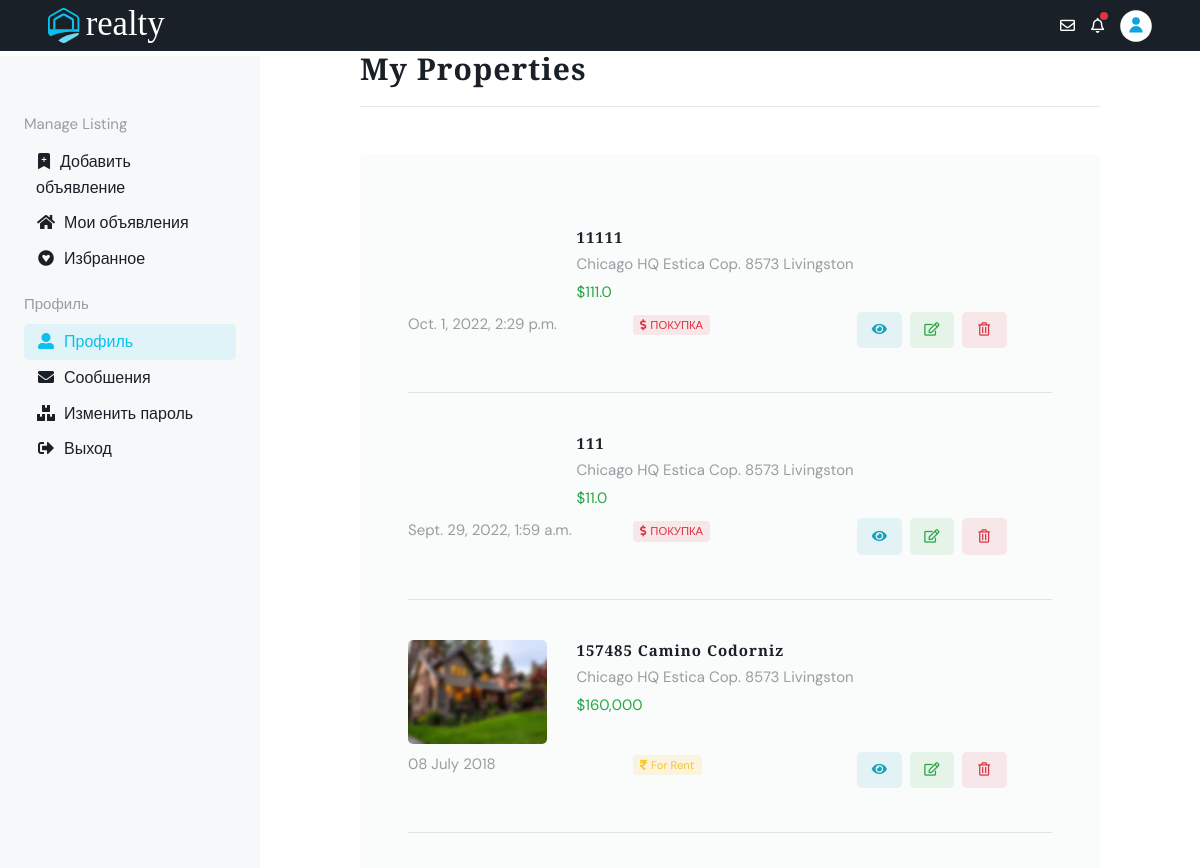
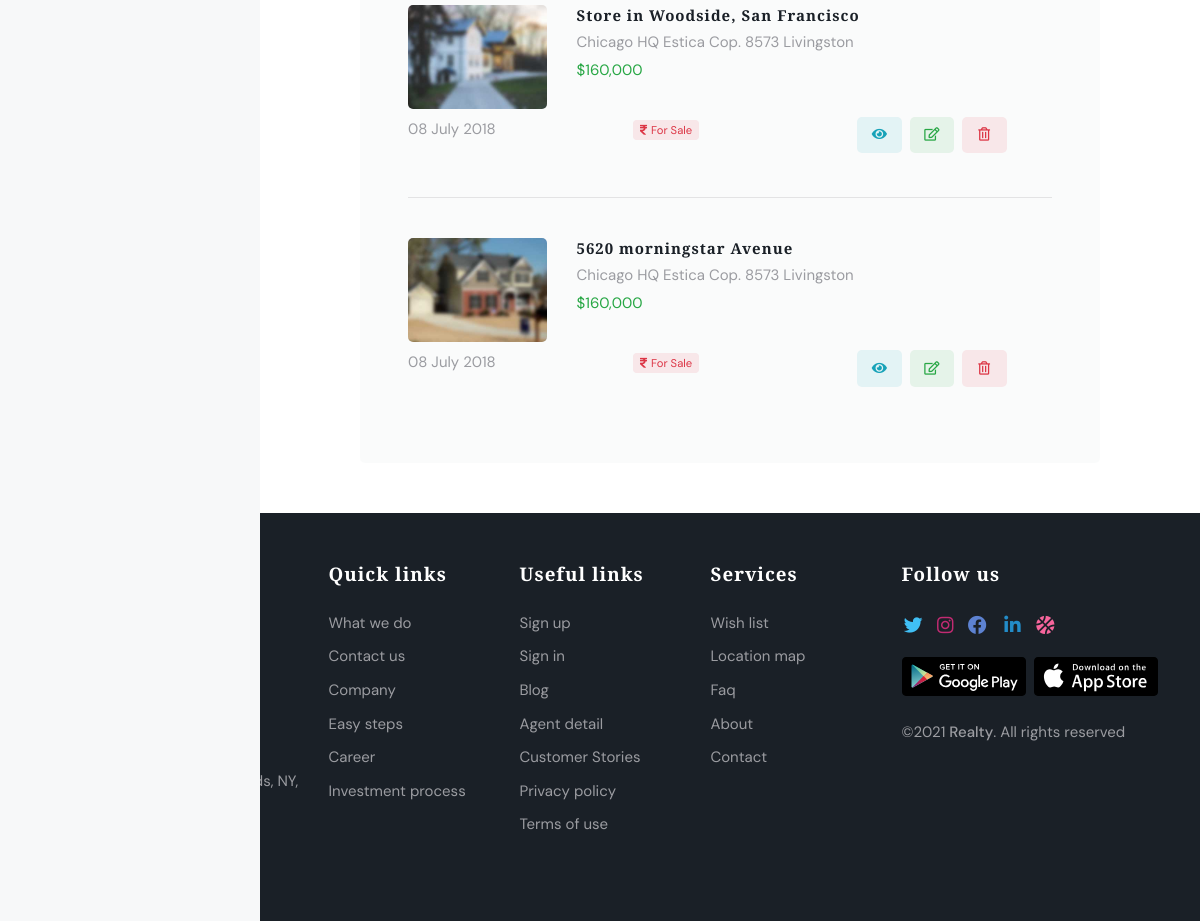
The app's page /user/property_list/ (signed in) with its own data (2 pictures, top to bottom).
### advert/models.py (models this page shows, shortened)
class Ads(models.Model):
    OLD = 'НОВОЕ'
    NEW = 'ВТОРИЧКА'
    BUILDING_FRESHNESS = [
        (NEW, 'новое здание'),
        (OLD, 'вторичная недвижимость'), ]
    BUY = 'ПОКУПКА'
    RENT = 'АРЕНДА'
    TRANSACTION_TYPE = [
        (BUY, 'покупка'),
        (RENT, 'аренда'), ]
    image1 = models.ImageField(blank=True, upload_to= 'media/',
                              verbose_name='Изображение1')
    image2 = models.ImageField(blank=True, upload_to= 'media/',
                              verbose_name='Изображение2')
    image3 = models.ImageField(blank=True, upload_to= 'media/',
                              verbose_name='Изображение3')
    image4 = models.ImageField(blank=True, upload_to= 'media/',
                              verbose_name='Изображение4')
    image5 = models.ImageField(blank=True, upload_to= 'media/',
                              verbose_name='Изображение5')
    image6 = models.ImageField(blank=True, upload_to= 'media/',
                              verbose_name='Изображение6')
    description = models.TextField(verbose_name='Описание')
    rubric = models.CharField(max_length=20, choices= TRANSACTION_TYPE , default= BUY,
                                          verbose_name='Категория ( покупка\продажа )')
    realt_type = models.ForeignKey(RealtType, on_delete=models.PROTECT,
                                          verbose_name='Рубрика')
    overall_size = models.DecimalField(max_digits=10000, decimal_places=1)
    residential_size = models.DecimalField(max_digits=10000, decimal_places=1)
    kitchen_size = models.DecimalField(max_digits=10000, decimal_places=1)
    number_of_rooms = models.DecimalField(max_digits=10, decimal_places=1)
    floor = models.DecimalField(max_digits=10, decimal_places=1)
    number_of_building = models.DecimalField(max_digits=10, decimal_places=1)
    building_freshness = models.CharField(max_length=20, choices=BUILDING_FRESHNESS,)
    title = models.CharField(max_length=40, verbose_name='Заголовок')
    price = models.FloatField(default=0, verbose_name='Цена')
    contacts = models.CharField(max_length=100, verbose_name='Контакты')
    author = models.ForeignKey(User, on_delete=models.CASCADE,
                               verbose_name='Автор объявления')
    is_active = models.BooleanField(default=True, db_index=True,
                                    verbose_name='Выводить в списке?')
    created_at = models.DateTimeField(auto_now_add=True, db_index=True,
                                      verbose_name='Опубликовано')
    class Meta:
        verbose_name_plural = 'Объявления'
        verbose_name = 'Объявление'
        ordering = ['-created_at']

### user_profile/views.py (the view)
# urls.py: path('property_list/', profile_bb_detail ,name='property_list'),  #список моих объяв.
@login_required
def profile_bb_detail(request):
    bb = Ads.objects.filter(author=request.user.pk)
    context = {'bb': bb}
    return render(request, 'user-profile/agent-property.html', context)

### main/templates/user-profile/agent-property.html (shortened to what this page needs)
{% extends "agent-profile.html" %}
{% load static %}
{% block content %}
<main>
					<div class="col-12">
						<div class="my-5">
							<h3>My Properties</h3>
							<hr>
						</div>
						<div class="row">
							<div class="col-md-12">
								<div class="bg-secondary-soft p-3 p-md-5 rounded">
									{% for i in bb %}
									<div class="row">
										<div class="col-12 align-middle py-4">
											<div class="row">
												<div class="col-xxl-6">
													<div class="card bg-transparent">
														<div class="row">
															<div class="col-xl-3">
															</div>
															<div class="col-xl-9 pt-2 pt-xl-0">
																<h6 class="mb-1">{{ i.title }}</h6>
																<p class="mb-1 text-body">Chicago HQ Estica Cop. 8573 Livingston </p>
																<span class="text-success">${{ i.price }}</span>
															</div>
														</div>
													</div>
												</div>
												<div class="col-xxl-6 pt-2 pt-xxl-0">
													<div class="row">
														<div class="col-md-4 align-middle text-body">
															{{ i.created_at }}
														</div>
														<div class="col-md-4 align-middle pt-2 pt-md-0">
															<div class="badge bg-danger-soft text-danger"><i class="fas fa-dollar-sign pe-1"></i>{{ i.rubric}}</div>
														</div>
														<div class="col-md-4 align-middle pt-2 pt-md-0">
															<a class="btn btn-sm btn-info-soft me-1 mb-1"><i class="fas fa-fw fa-eye"></i></a>
															<a class="btn btn-sm btn-success-soft me-1 mb-1"><i class="far fa-fw fa-edit"></i></a>
															<button class="btn btn-sm btn-danger-soft mb-1"><i class="far fa-fw fa-trash-alt"></i></button>
														</div>
													</div>
												</div>
											</div>
										</div>
									</div>
									<hr>
									{% endfor %}
									<div class="row">
										<div class="col-12 align-middle py-4">
											<div class="row">
												<div class="col-xxl-6">
													<div class="card bg-transparent">
														<div class="row">
															<div class="col-xl-3">
																<img class="rounded" src="assets/images/property/grid-list/03.jpg" alt="">
															</div>
															<div class="col-xl-9 pt-2 pt-xl-0">
																<h6 class="mb-1">157485 Camino Codorniz</h6>
																<p class="mb-1 text-body">Chicago HQ Estica Cop. 8573 Livingston </p>
																<span class="text-success">$160,000</span>
															</div>
														</div>
													</div>
												</div>
												<div class="col-xxl-6 pt-2 pt-xxl-0">
													<div class="row">
														<div class="col-md-4 align-middle text-body">
															08 July 2018
														</div>
														<div class="col-md-4 align-middle pt-2 pt-md-0">
															<div class="badge bg-warning-soft text-warning"><i class="fas fa-rupee-sign pe-1"></i>For Rent</div>
														</div>
														<div class="col-md-4 align-middle pt-2 pt-md-0">
															<a class="btn btn-sm btn-info-soft me-1 mb-1"><i class="fas fa-fw fa-eye"></i></a>
															<a class="btn btn-sm btn-success-soft me-1 mb-1"><i class="far fa-fw fa-edit"></i></a>
															<button class="btn btn-sm btn-danger-soft mb-1"><i class="far fa-fw fa-trash-alt"></i></button>
														</div>
													</div>
												</div>
											</div>
										</div>
									</div>
									<hr>
									<div class="row">
										<div class="col-12 align-middle py-4">
											<div class="row">
												<div class="col-xxl-6">
													<div class="card bg-transparent">
														<div class="row">
															<div class="col-xl-3">
																<img class="rounded" src="assets/images/property/grid-list/04.jpg" alt="">
															</div>
															<div class="col-xl-9 pt-2 pt-xl-0">
																<h6 class="mb-1">Store in Woodside, San Francisco</h6>
																<p class="mb-1 text-body">Chicago HQ Estica Cop. 8573 Livingston </p>
																<span class="text-success">$160,000</span>
															</div>
														</div>
													</div>
												</div>
												<div class="col-xxl-6 pt-2 pt-xxl-0">
													<div class="row">
														<div class="col-md-4 align-middle text-body">
															08 July 2018
														</div>
														<div class="col-md-4 align-middle pt-2 pt-md-0">
															<div class="badge bg-danger-soft text-danger"><i class="fas fa-rupee-sign pe-1"></i>For Sale</div>
														</div>
														<div class="col-md-4 align-middle pt-2 pt-md-0">
															<a class="btn btn-sm btn-info-soft me-1 mb-1"><i class="fas fa-fw fa-eye"></i></a>
															<a class="btn btn-sm btn-success-soft me-1 mb-1"><i class="far fa-fw fa-edit"></i></a>
															<button class="btn btn-sm btn-danger-soft mb-1"><i class="far fa-fw fa-trash-alt"></i></button>
														</div>
													</div>
												</div>
											</div>
										</div>
									</div>
									<hr>
									<div class="row">
										<div class="col-12 align-middle py-4">
											<div class="row">
												<div class="col-xxl-6">
													<div class="card bg-transparent">
														<div class="row">
															<div class="col-xl-3">
																<img class="rounded" src="assets/images/property/grid-list/08.jpg" alt="">
															</div>
															<div class="col-xl-9 pt-2 pt-xl-0">
																<h6 class="mb-1">5620 morningstar Avenue</h6>
																<p class="mb-1 text-body">Chicago HQ Estica Cop. 8573 Livingston </p>
																<span class="text-success">$160,000</span>
															</div>
														</div>
													</div>
												</div>
												<div class="col-xxl-6 pt-2 pt-xxl-0">
													<div class="row">
														<div class="col-md-4 align-middle text-body">
															08 July 2018
														</div>
														<div class="col-md-4 align-middle pt-2 pt-md-0">
															<div class="badge bg-danger-soft text-danger"><i class="fas fa-rupee-sign pe-1"></i>For Sale</div>
														</div>
														<div class="col-md-4 align-middle pt-2 pt-md-0">
															<a class="btn btn-sm btn-info-soft me-1 mb-1"><i class="fas fa-fw fa-eye"></i></a>
															<a class="btn btn-sm btn-success-soft me-1 mb-1"><i class="far fa-fw fa-edit"></i></a>
															<button class="btn btn-sm btn-danger-soft mb-1"><i class="far fa-fw fa-trash-alt"></i></button>
														</div>
													</div>
												</div>
											</div>
										</div>
									</div>
								</div>
							</div>
						</div>
					</div>
</main>
{% endblock content %}

### records on screen
Ads: title "11111", price "111.0", created_at "Oct. 1, 2022, 2:29 p.m.", rubric "ПОКУПКА"
Ads: title "111", price "11.0", created_at "Sept. 29, 2022, 1:59 a.m.", rubric "ПОКУПКА"
